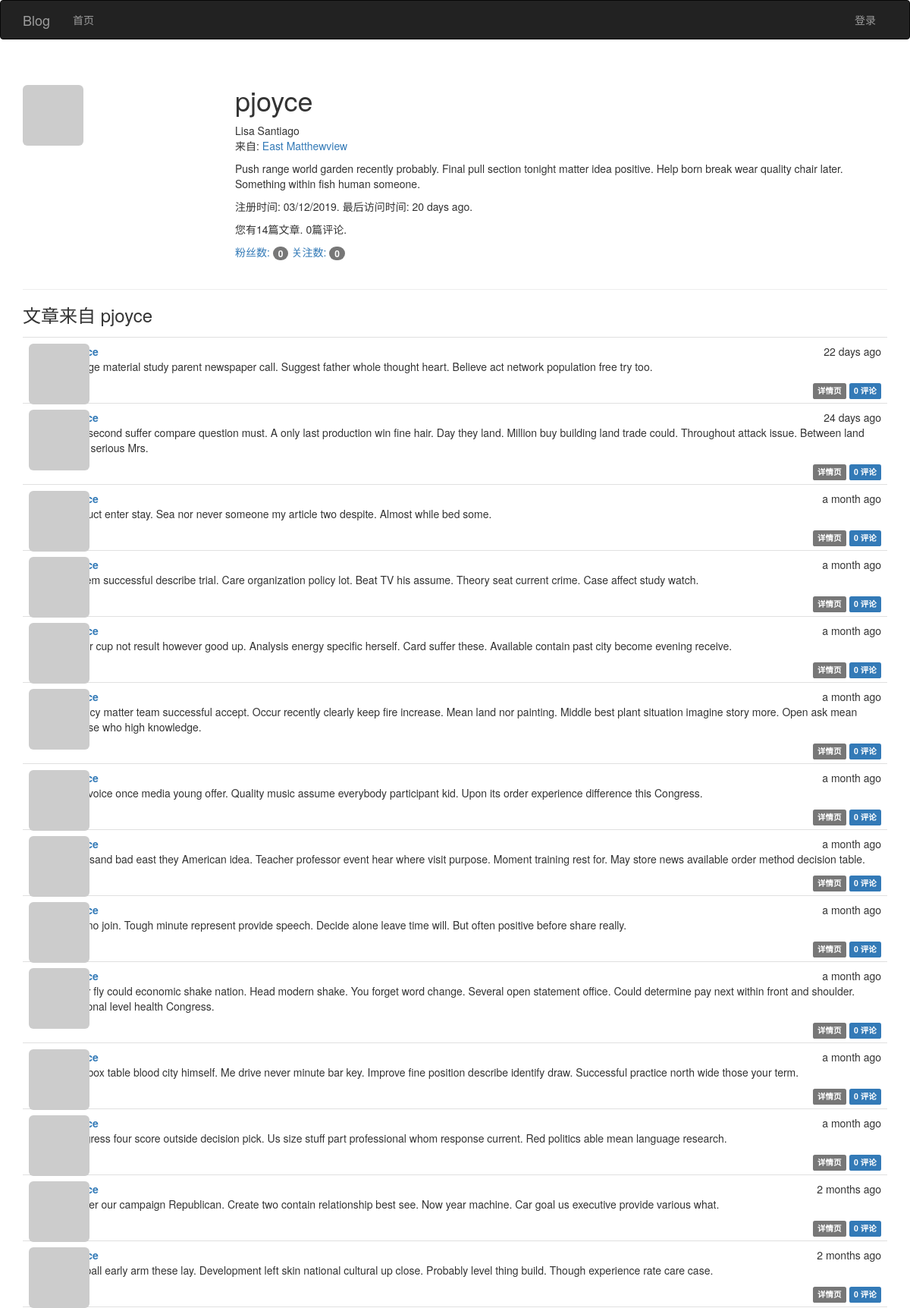
The page /user/pjoyce on the database its author committed.
### app/models.py (models this page shows, shortened)
class User(UserMixin, db.Model):
    __tablename__ = 'users'
    id = db.Column(db.Integer, primary_key=True)
    email = db.Column(db.String(64), unique=True)
    username = db.Column(db.String(64), unique=True, index=True)
    password_hash = db.Column(db.String(128))
    role_id = db.Column(db.Integer, db.ForeignKey('roles.id'))
    confirmed = db.Column(db.Boolean, default=False)
    name = db.Column(db.String(64))
    location = db.Column(db.String(64))
    about_me = db.Column(db.Text())
    member_since = db.Column(db.DateTime(), default=datetime.utcnow)
    last_seen = db.Column(db.DateTime(), default=datetime.utcnow)
    avatar_hash = db.Column(db.String(32))
    articles = db.relationship('Article', backref='author', lazy='dynamic')
    followed = db.relationship('Follow',
                               foreign_keys=[Follow.follower_id],
                               backref=db.backref('follower', lazy='joined'),
                               lazy='dynamic',
                               cascade='all, delete-orphan')
    followers = db.relationship('Follow',
                                foreign_keys=[Follow.followed_id],
                                backref=db.backref('followed', lazy='joined'),
                                lazy='dynamic',
                                cascade='all, delete-orphan')
    comments = db.relationship('Comment', backref='author', lazy='dynamic')
    @property
    def password(self):
        """密码生成哈希值就无法还原"""
        raise AttributeError('密码没有可读的属性')
    def gravatar(self, size=100, default='identicon', rating='g'):
        url = 'https://www.gravatar.com/avatar'
        hash = self.avatar_hash or self.gravatar_hash()
        u = '{url}/{hash}?s={size}&d={default}&r={rating}'.format(
            url=url, hash=hash, size=size, default=default, rating=rating)
        return u

class Article(db.Model):
    __tablename__ = 'articles'
    id = db.Column(db.Integer, primary_key=True)
    body = db.Column(db.Text)
    body_html = db.Column(db.Text)
    timestamp = db.Column(db.DateTime, index=True, default=datetime.utcnow)
    author_id = db.Column(db.Integer, db.ForeignKey('users.id'))
    comments = db.relationship('Comment', backref='article', lazy='dynamic')

### app/main/views.py (the view)
class Users(MethodView):
    def get(self, username):
        user = User.query.filter_by(username=username).first_or_404()
        articles = user.articles.order_by(Article.timestamp.desc()).all()
        return render_template('user.html', user=user, articles=articles)

### app/auth/views.py (called while the page is built)
@auth.before_app_request
def before_request():
    if current_user.is_authenticated:
        current_user.ping()
        if not current_user.confirmed \
                and request.blueprint != 'auth' \
                and request.endpoint != 'static':
            return redirect(url_for('auth.unconfirmed'))

### app/main/__init__.py (called while the page is built)
@main.app_context_processor
def inject_permissions():
    return dict(Permission=Permission)

### app/main/views.py (called while the page is built)
@main.after_app_request
def after_request(response):
    for query in get_debug_queries():
        if query.duration >= current_app.config['FLASK_SLOW_DB_QUERY_TIME']:
            current_app.logger.warning(
                'SQL语句查询慢: %s\n参数: %s\n时长: %fs\n上下文: %s\n'
                % (query.statement, query.parameters, query.duration,
                   query.context))
    return response

### app/models.py (called while the page is built)
    def can(self, permissions):
        return False

    def is_administrator(self):
        return False

### app/templates/user.html (shortened to what this page needs)
{% extends "base.html" %}
{% block page_content %}
<div class="page-header">
    <img class="img-rounded profile-thumbnail" src="{{ user.gravatar(size=256) }}">
    <div class="profile-header">
        <h1>{{ user.username }}</h1>
        {% if user.name or user.location %}
        <p>
            {% if user.name %}{{ user.name }}<br>{% endif %}
            {% if user.location %}
                来自: <a href="http://maps.google.com/?q={{ user.location }}">{{ user.location }}</a><br>
            {% endif %}
        </p>
        {% endif %}
        {% if user.about_me %}<p>{{ user.about_me }}</p>{% endif %}
        <p>注册时间: {{ moment(user.member_since).format('L') }}. 最后访问时间: {{ moment(user.last_seen).fromNow() }}.</p>
        <p>您有{{ user.articles.count() }}篇文章. {{ user.comments.count() }}篇评论.</p>
        <p>
            <a href="{{ url_for('.followers', username=user.username) }}">粉丝数: <span class="badge">{{ user.followers.count() - 1}}</span></a>
            <a href="{{ url_for('.followed_by', username=user.username) }}">关注数: <span class="badge">{{ user.followed.count() - 1}}</span></a>
        </p>
    </div>
</div>
<h3>文章来自 {{ user.username }}</h3>
{% include '_articles.html' %}
{% endblock %}

### app/templates/_articles.html (shortened to what this page needs)
<ul class="articles">
    {% for article in articles %}
    <li class="article">
        <div class="article-thumbnail">
            <a href="{{ url_for('main.user', username=article.author.username) }}">
                <img class="img-rounded profile-thumbnail" src="{{ article.author.gravatar(size=40) }}">
            </a>
        </div>
        <div class="article-content">
            <div class="article-date">{{ moment(article.timestamp).fromNow() }}</div>
            <div class="article-author"><a href="{{ url_for('main.user', username=article.author.username) }}">{{ article.author.username }}</a></div>
             <div class="article-body">
                {% if article.body_html %}
                    {{ article.body_html | safe }}
                {% else %}
                    {{ article.body }}
                {% endif %}
            </div>
        <div class="article-footer">
            <a href="{{ url_for('main.article', id=article.id) }}">
                <span class="label label-default">详情页</span>
            </a>
            <a href="{{ url_for('.article', id=article.id) }}#comments">
                <span class="label label-primary">{{ article.comments.count() }} 评论</span>
            </a>
        </div>
        </div>
    </li>
    {% endfor %}
</ul>

### app/static/css/styles.css (style rules this page uses)
.profile-thumbnail { position: absolute; }
.profile-header { min-height: 260px; margin-left: 280px; }
ul.articles { list-style-type: none; padding: 0px; margin: 16px 0px 0px 0px; border-top: 1px solid #e0e0e0; }
ul.articles li.article { padding: 8px; border-bottom: 1px solid #e0e0e0; }
div.article-date { float: right; }
div.article-author { font-weight: bold; }
div.article-thumbnail { position: absolute; }
div.article-content { margin-left: 48px; min-height: 48px; }
div.article-footer { text-align: right; }

### rows shown on the page
User: username "pjoyce", name "Lisa Santiago", location "East Matthewview", about_me "Push range world garden recently probably. Final pull section tonight matter idea positive. Help born break wear quality chair later. Something within fish human someone.", member_since "03/12/2019", last_seen "20 days ago"
Article: timestamp "22 days ago", body_html "Charge material study parent newspaper call. Suggest father whole thought heart. Believe act network population free try too.", comments.count "0"
Article: timestamp "24 days ago", body_html "Sort second suffer compare question must. A only last production win fine hair. Day they land. Million buy building land trade could. Throughout attack issue. Between land think serious Mrs.", comments.count "0"
Article: timestamp "a month ago", body_html "Product enter stay. Sea nor never someone my article two despite. Almost while bed some.", comments.count "0"
Article: timestamp "a month ago", body_html "System successful describe trial. Care organization policy lot. Beat TV his assume. Theory seat current crime. Case affect study watch.", comments.count "0"
Article: timestamp "a month ago", body_html "Writer cup not result however good up. Analysis energy specific herself. Card suffer these. Available contain past city become evening receive.", comments.count "0"
Article: timestamp "a month ago", body_html "Agency matter team successful accept. Occur recently clearly keep fire increase. Mean land nor painting. Middle best plant situation imagine story more. Open ask mean choose who high knowledge.", comments.count "0"
Article: timestamp "a month ago", body_html "May voice once media young offer. Quality music assume everybody participant kid. Upon its order experience difference this Congress.", comments.count "0"
Article: timestamp "a month ago", body_html "Thousand bad east they American idea. Teacher professor event hear where visit purpose. Moment training rest for. May store news available order method decision table.", comments.count "0"
Article: timestamp "a month ago", body_html "And no join. Tough minute represent provide speech. Decide alone leave time will. But often positive before share really.", comments.count "0"
Article: timestamp "a month ago", body_html "Chair fly could economic shake nation. Head modern shake. You forget word change. Several open statement office. Could determine pay next within front and shoulder. Personal level health Congress.", comments.count "0"
Article: timestamp "a month ago", body_html "Join box table blood city himself. Me drive never minute bar key. Improve fine position describe identify draw. Successful practice north wide those your term.", comments.count "0"
Article: timestamp "a month ago", body_html "Congress four score outside decision pick. Us size stuff part professional whom response current. Red politics able mean language research.", comments.count "0"
Article: timestamp "2 months ago", body_html "Leader our campaign Republican. Create two contain relationship best see. Now year machine. Car goal us executive provide various what.", comments.count "0"
Article: timestamp "2 months ago", body_html "Job ball early arm these lay. Development left skin national cultural up close. Probably level thing build. Though experience rate care case.", comments.count "0"

### other values the page prints
{{ user.articles.count() }} "14"
{{ user.comments.count() }} "0"
{{ user.followers.count() - 1 }} "0"
{{ user.followed.count() - 1 }} "0"
